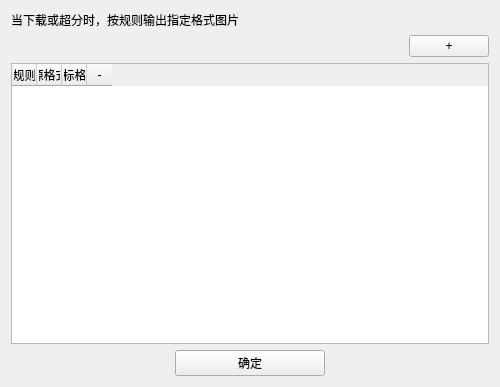
<?xml version="1.0" encoding="UTF-8"?>
<ui version="4.0">
 <class>FormatWidget</class>
 <widget class="QWidget" name="FormatWidget">
  <property name="geometry">
   <rect>
    <x>0</x>
    <y>0</y>
    <width>500</width>
    <height>387</height>
   </rect>
  </property>
  <property name="minimumSize">
   <size>
    <width>500</width>
    <height>0</height>
   </size>
  </property>
  <property name="windowTitle">
   <string>Form</string>
  </property>
  <layout class="QVBoxLayout" name="verticalLayout">
   <item>
    <widget class="QLabel" name="label_4">
     <property name="text">
      <string>当下载或超分时，按规则输出指定格式图片</string>
     </property>
    </widget>
   </item>
   <item>
    <layout class="QHBoxLayout" name="horizontalLayout">
     <item>
      <spacer name="horizontalSpacer">
       <property name="orientation">
        <enum>Qt::Orientation::Horizontal</enum>
       </property>
       <property name="sizeHint" stdset="0">
        <size>
         <width>40</width>
         <height>20</height>
        </size>
       </property>
      </spacer>
     </item>
     <item>
      <widget class="QPushButton" name="pushButton">
       <property name="text">
        <string>+</string>
       </property>
      </widget>
     </item>
    </layout>
   </item>
   <item>
    <widget class="QTableWidget" name="tableWidget">
     <property name="sizePolicy">
      <sizepolicy hsizetype="Expanding" vsizetype="Expanding">
       <horstretch>0</horstretch>
       <verstretch>0</verstretch>
      </sizepolicy>
     </property>
     <property name="editTriggers">
      <set>QAbstractItemView::EditTrigger::NoEditTriggers</set>
     </property>
     <property name="selectionBehavior">
      <enum>QAbstractItemView::SelectionBehavior::SelectRows</enum>
     </property>
     <property name="sortingEnabled">
      <bool>true</bool>
     </property>
     <attribute name="horizontalHeaderVisible">
      <bool>true</bool>
     </attribute>
     <attribute name="horizontalHeaderCascadingSectionResizes">
      <bool>false</bool>
     </attribute>
     <attribute name="horizontalHeaderDefaultSectionSize">
      <number>25</number>
     </attribute>
     <attribute name="horizontalHeaderHighlightSections">
      <bool>false</bool>
     </attribute>
     <attribute name="horizontalHeaderShowSortIndicator" stdset="0">
      <bool>true</bool>
     </attribute>
     <attribute name="horizontalHeaderStretchLastSection">
      <bool>false</bool>
     </attribute>
     <attribute name="verticalHeaderVisible">
      <bool>true</bool>
     </attribute>
     <attribute name="verticalHeaderCascadingSectionResizes">
      <bool>false</bool>
     </attribute>
     <attribute name="verticalHeaderMinimumSectionSize">
      <number>23</number>
     </attribute>
     <attribute name="verticalHeaderDefaultSectionSize">
      <number>23</number>
     </attribute>
     <attribute name="verticalHeaderHighlightSections">
      <bool>true</bool>
     </attribute>
     <attribute name="verticalHeaderShowSortIndicator" stdset="0">
      <bool>false</bool>
     </attribute>
     <attribute name="verticalHeaderStretchLastSection">
      <bool>false</bool>
     </attribute>
     <column>
      <property name="text">
       <string>规则</string>
      </property>
     </column>
     <column>
      <property name="text">
       <string>源格式</string>
      </property>
     </column>
     <column>
      <property name="text">
       <string>目标格式</string>
      </property>
     </column>
     <column>
      <property name="text">
       <string>-</string>
      </property>
     </column>
    </widget>
   </item>
   <item>
    <layout class="QHBoxLayout" name="horizontalLayout_3">
     <item>
      <widget class="QPushButton" name="saveButton">
       <property name="maximumSize">
        <size>
         <width>150</width>
         <height>30</height>
        </size>
       </property>
       <property name="styleSheet">
        <string notr="true"/>
       </property>
       <property name="text">
        <string>确定</string>
       </property>
       <property name="shortcut">
        <string>Return</string>
       </property>
      </widget>
     </item>
    </layout>
   </item>
  </layout>
 </widget>
 <resources>
  <include location="../../res/images.qrc"/>
 </resources>
 <connections/>
</ui>
